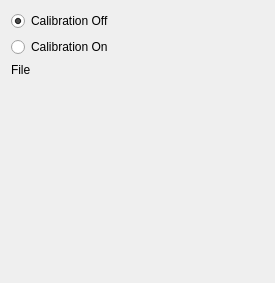
<ui version="4.0" >
 <class>CalibWidget</class>
 <widget class="QWidget" name="CalibWidget" >
  <property name="geometry" >
   <rect>
    <x>0</x>
    <y>0</y>
    <width>275</width>
    <height>283</height>
   </rect>
  </property>
  <property name="maximumSize" >
   <size>
    <width>275</width>
    <height>16777215</height>
   </size>
  </property>
  <property name="windowTitle" >
   <string>PlotMS CalibWidget</string>
  </property>
  <layout class="QVBoxLayout" name="verticalLayout">
   <item>
    <widget class="QRadioButton" name="calOff" >
     <property name="text" >
      <string>Calibration Off</string>
     </property>
     <property name="checked" >
      <bool>true</bool>
     </property>
    </widget>
   </item>
   <item>
    <widget class="QRadioButton" name="calOn" >
     <property name="text" >
      <string>Calibration On</string>
     </property>
     <property name="checked" >
      <bool>false</bool>
     </property>
    </widget>
   </item>
   <item>
    <widget class="QLabel" name="locationLabel">
     <property name="text">
      <string>File</string>
     </property>
     <property name="textFormat">
      <enum>Qt::RichText</enum>
     </property>
    </widget>
   </item>
   <item>
    <widget class="QFrame" name="locationFrame">
     <property name="frameShape">
      <enum>QFrame::NoFrame</enum>
     </property>
     <property name="frameShadow">
      <enum>QFrame::Raised</enum>
     </property>
    </widget>
   </item>
   <item>
    <spacer>
     <property name="orientation">
      <enum>Qt::Vertical</enum>
     </property>
     <property name="sizeType">
      <enum>QSizePolicy::Preferred</enum>
     </property>
     <property name="sizeHint" stdset="0">
      <size>
       <width>235</width>
       <height>350</height>
      </size>
     </property>
    </spacer>
   </item>
  </layout>  
 </widget>
 <resources/>
 <connections/>
</ui>
